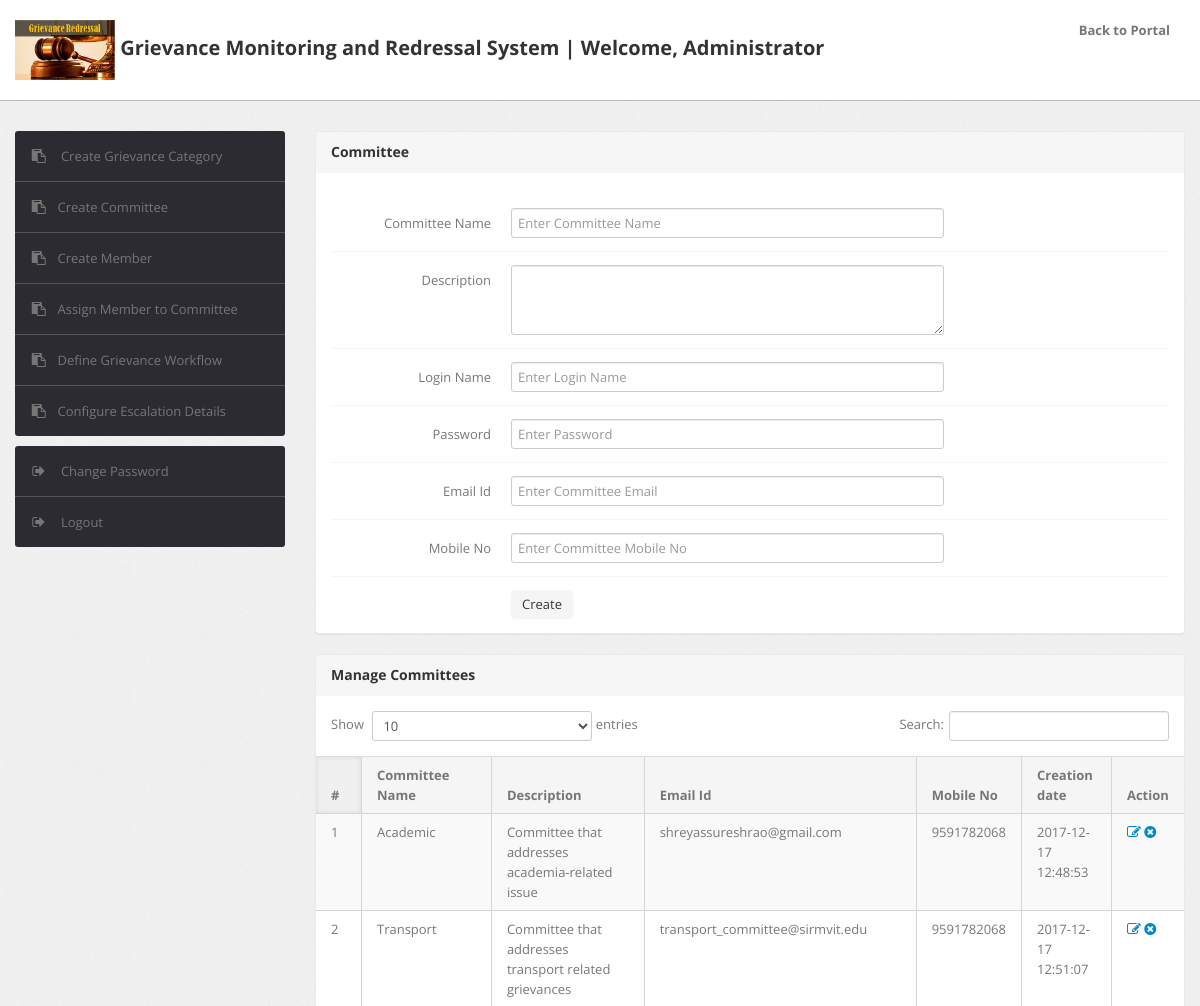
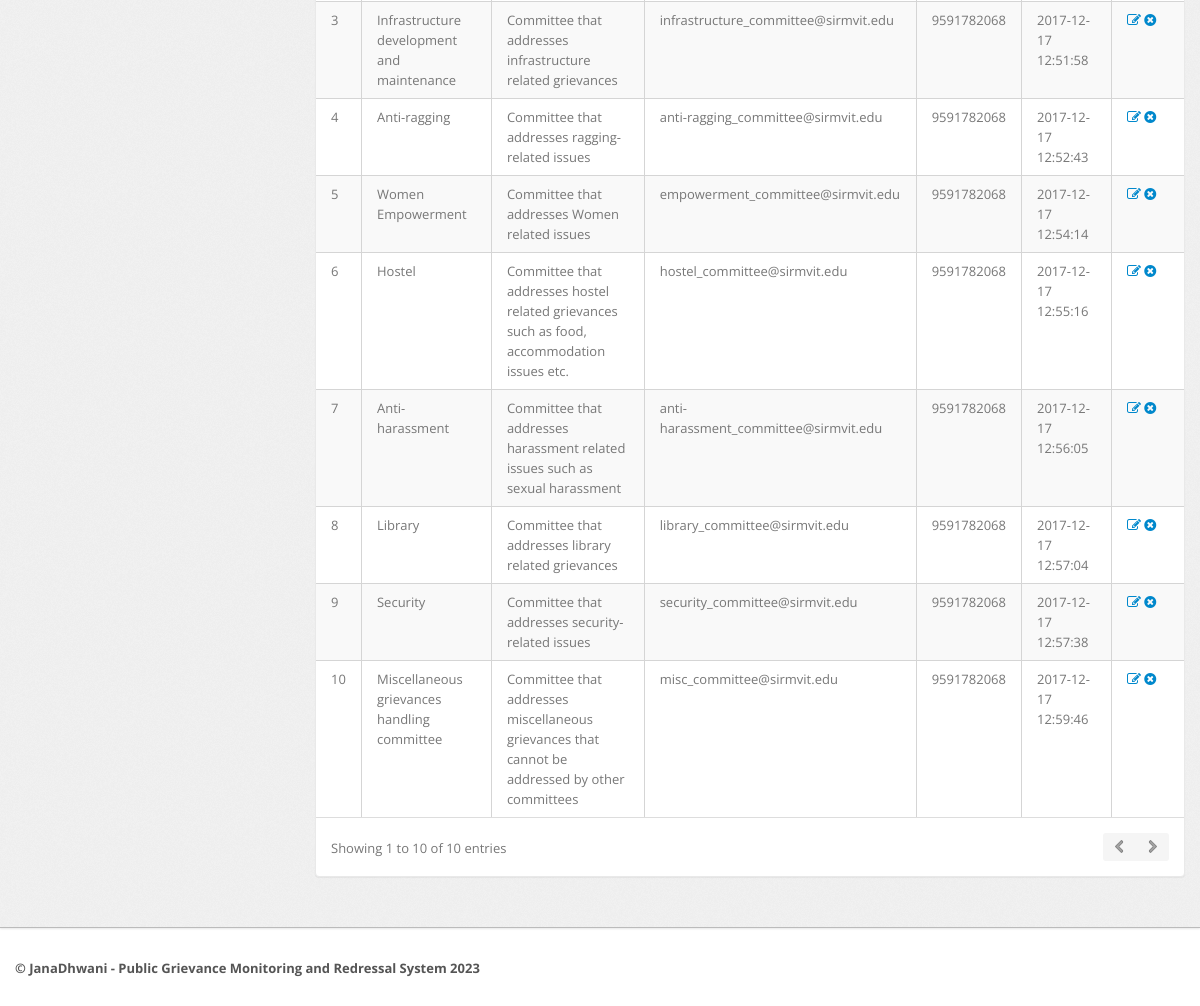
Before: /admin/committee.php (signed in) with the older database file (2 pictures, top to bottom).
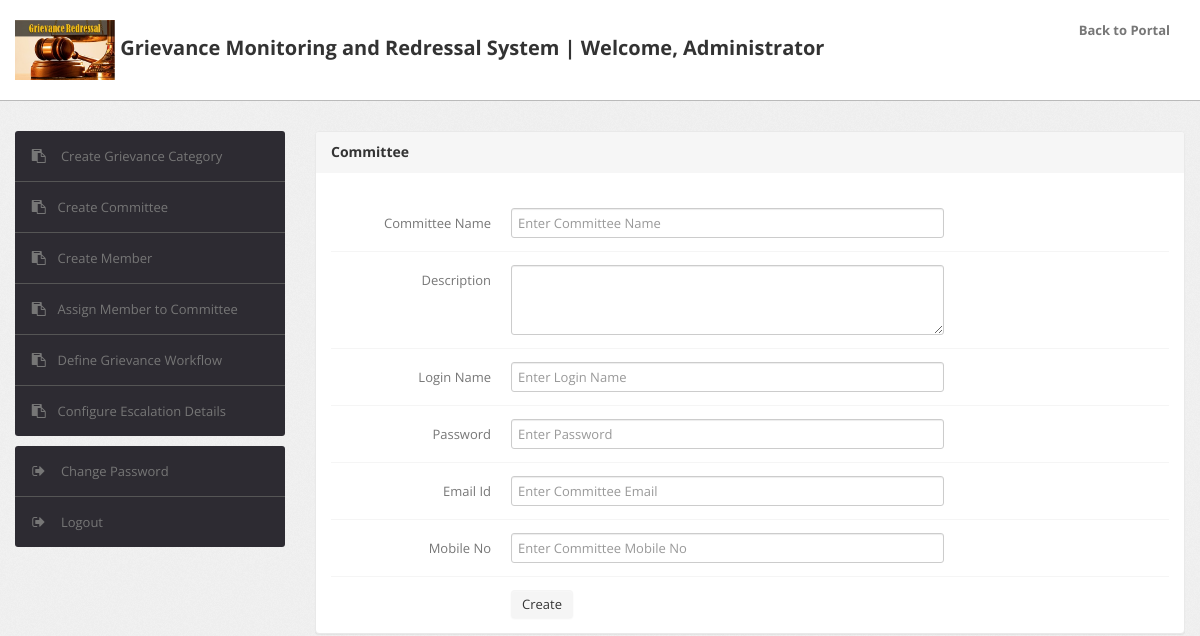
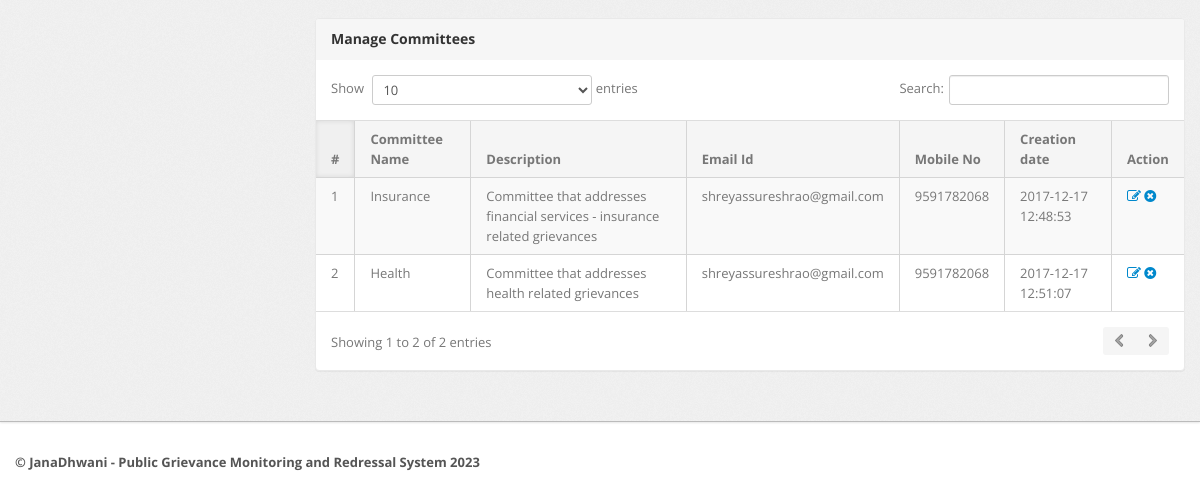
After: the same page with the newer database file (2 pictures, top to bottom).
### tables this page shows
CREATE TABLE `committee` (
  `id` int(11) NOT NULL,
  `committeeName` varchar(255) NOT NULL,
  `committeeDescription` tinytext NOT NULL,
  `loginName` varchar(255) NOT NULL,
  `password` varchar(255) NOT NULL,
  `email` varchar(255) DEFAULT NULL,
  `mobile` bigint(11) DEFAULT NULL,
  `postingDate` timestamp NOT NULL DEFAULT current_timestamp(),
  `updationDate` varchar(255) NOT NULL
);

### admin/committee.php (the view, shortened to what this page needs)
<?php
include('include/config.php');
if(strlen($_SESSION['alogin'])==0)
	{
header('location:index.php');
}
else{
?>
<!DOCTYPE html>
<html lang="en">
<head>
	<link type="text/css" href="bootstrap/css/bootstrap.min.css" rel="stylesheet">
	<link type="text/css" href="bootstrap/css/bootstrap-responsive.min.css" rel="stylesheet">
	<link type="text/css" href="css/theme.css" rel="stylesheet">
	<link type="text/css" href="images/icons/css/font-awesome.css" rel="stylesheet">
</head>
<body>
<?php include('include/header.php');?>
	<div class="wrapper">
		<div class="container">
			<div class="row">
<?php include('include/sidebar.php');?>
			<div class="span9">
					<div class="content">
						<div class="module">
							<div class="module-head">
								<h3>Committee</h3>
							</div>
							<div class="module-body">
									<br />
			<form class="form-horizontal row-fluid" name="Committee" method="post" >
<div class="control-group">
<label class="control-label" for="basicinput">Committee Name</label>
<div class="controls">
<input type="text" placeholder="Enter Committee Name"  name="committee" class="span8 tip" required autofocus>
</div>
</div>
<div class="control-group">
											<label class="control-label" for="basicinput">Description</label>
											<div class="controls">
												<textarea class="span8" name="description" rows="3"></textarea>
											</div>
										</div>
<div class="control-group">
											<label class="control-label" for="basicinput">Login Name</label>
											<div class="controls">
												<input type="text" placeholder="Enter Login Name"  name="loginname" class="span8 tip" >
											</div>
										</div>
				<div class="control-group">
											<label class="control-label" for="basicinput">Password</label>
											<div class="controls">
												<input type="password" placeholder="Enter Password"  required="required" name="password" class="span8 tip">
											</div>
				</div>
				<div class="control-group">
											<label class="control-label" for="basicinput">Email Id</label>
											<div class="controls">
												<input type="text" placeholder="Enter Committee Email"  required="required" name="email" class="span8 tip">
											</div>
				</div>
				<div class="control-group">
											<label class="control-label" for="basicinput">Mobile No</label>
											<div class="controls">
												<input type="text" placeholder="Enter Committee Mobile No"  required="required" name="mobile" class="span8 tip">
											</div>
				</div>
	<div class="control-group">
											<div class="controls">
												<button type="submit" name="submit" class="btn">Create</button>
											</div>
										</div>
									</form>
							</div>
						</div>
	<div class="module">
							<div class="module-head">
								<h3>Manage Committees</h3>
							</div>
							<div class="module-body table">
								<table cellpadding="0" cellspacing="0" border="0" class="datatable-1 table table-bordered table-striped	 display" width="100%">
									<thead>
										<tr>
											<th>#</th>
											<th>Committee Name</th>
											<th>Description</th>
											<th>Email Id</th>
											<th>Mobile No</th>
											<th>Creation date</th>
											<th>Action</th>
										</tr>
									</thead>
									<tbody>
<?php $query=mysqli_query($bd,"select * from committee");
$cnt=1;
while($row=mysqli_fetch_array($query))
{
?>
										<tr>
											<td><?php echo htmlentities($cnt);?></td>
											<td><?php echo htmlentities($row['committeeName']);?></td>
											<td><?php echo htmlentities($row['committeeDescription']);?></td>
											<td><?php echo htmlentities($row['email']);?></td>
											<td><?php echo htmlentities($row['mobile']);?></td>
											<td> <?php echo htmlentities($row['postingDate']);?></td>
											<td>
											<a href="edit-committee.php?id=<?php echo $row['id']?>" ><i class="icon-edit"></i></a>
											<a href="committee.php?id=<?php echo $row['id']?>&del=delete" onClick="return confirm('Are you sure you want to delete?')"><i class="icon-remove-sign"></i></a></td>
										</tr>
										<?php $cnt=$cnt+1; } ?>
								</table>
							</div>
						</div>
					</div>
				</div>
			</div>
		</div>
	</div>
<?php include('include/footer.php');?>
</body>
<?php } ?>

### admin/include/header.php (shortened to what this page needs)
<div class="navbar navbar-fixed-top">
		<div class="navbar-inner">
			<div class="container">
			  	<a class="brand"> <img src="http://localhost/gmrs/img/grievance.jpg" width="100" height="100" />
			  		Grievance Monitoring and Redressal System | Welcome, Administrator
			  	</a>
				<div class="nav-collapse collapse navbar-inverse-collapse">
					<ul class="nav pull-right">
						<li><a href="http://localhost/gmrs/">
						Back to Portal
						</a></li>
					</ul>
				</div>
			</div>
		</div>
	</div>

### admin/include/sidebar.php
<div class="span3">
					<div class="sidebar">
						<ul class="widget widget-menu unstyled">
                                <li><a href="category.php"><i class="menu-icon icon-paste"></i> Create Grievance Category </a></li>
                                <li><a href="committee.php"><i class="menu-icon icon-paste"></i>Create Committee</a></li>
								<li><a href="member.php"><i class="menu-icon icon-paste"></i>Create Member</a></li>
								<li><a href="assign-member.php"><i class="menu-icon icon-paste"></i>Assign Member to Committee</a></li>
								<li><a href="workflow.php"><i class="menu-icon icon-paste"></i>Define Grievance Workflow</a></li>
								<li><a href="escalate.php"><i class="menu-icon icon-paste"></i>Configure Escalation Details</a></li>
                            </ul>
						<ul class="widget widget-menu unstyled">
							<li>
								<a href="change-password.php">
									<i class="menu-icon icon-signout"></i>
									Change Password
								</a>
							</li>
							<li>
								<a href="logout.php">
									<i class="menu-icon icon-signout"></i>
									Logout
								</a>
							</li>
						</ul>
					</div>
				</div>

### admin/include/footer.php
<div class="footer">
	<div class="container">
	<b class="copyright">&copy; JanaDhwani - Public Grievance Monitoring and Redressal System 2023 </b>
	</div>
</div>

Changed rows visible on the page:
removed committee: committeeName "Academic", committeeDescription "Committee that addresses academia-related issue", email "shreyassureshrao@gmail.com", mobile "9591782068", postingDate "2017-12-17 12:48:53"
removed committee: committeeName "Transport", committeeDescription "Committee that addresses transport related grievances", email "transport_committee@sirmvit.edu", mobile "9591782068", postingDate "2017-12-17 12:51:07"
removed committee: committeeName "Infrastructure development and maintenance", committeeDescription "Committee that addresses infrastructure related grievances", email "infrastructure_committee@sirmvit.edu", mobile "9591782068", postingDate "2017-12-17 12:51:58"
removed committee: committeeName "Anti-ragging", committeeDescription "Committee that addresses ragging-related issues", email "anti-ragging_committee@sirmvit.edu", mobile "9591782068", postingDate "2017-12-17 12:52:43"
removed committee: committeeName "Women Empowerment", committeeDescription "Committee that addresses Women related issues", email "empowerment_committee@sirmvit.edu", mobile "9591782068", postingDate "2017-12-17 12:54:14"
removed committee: committeeName "Hostel", committeeDescription "Committee that addresses hostel related grievances such as food, accommodation issues etc.", email "hostel_committee@sirmvit.edu", mobile "9591782068", postingDate "2017-12-17 12:55:16"
removed committee: committeeName "Anti-harassment", committeeDescription "Committee that addresses harassment related issues such as sexual harassment", email "anti-harassment_committee@sirmvit.edu", mobile "9591782068", postingDate "2017-12-17 12:56:05"
removed committee: committeeName "Library", committeeDescription "Committee that addresses library related grievances", email "library_committee@sirmvit.edu", mobile "9591782068", postingDate "2017-12-17 12:57:04"
removed committee: committeeName "Security", committeeDescription "Committee that addresses security-related issues", email "security_committee@sirmvit.edu", mobile "9591782068", postingDate "2017-12-17 12:57:38"
removed committee: committeeName "Miscellaneous grievances handling committee", committeeDescription "Committee that addresses miscellaneous grievances that cannot be addressed by other committees", email "misc_committee@sirmvit.edu", mobile "9591782068", postingDate "2017-12-17 12:59:46"
added committee: committeeName "Insurance", committeeDescription "Committee that addresses financial services - insurance related grievances", email "shreyassureshrao@gmail.com", mobile "9591782068", postingDate "2017-12-17 12:48:53"
added committee: committeeName "Health", committeeDescription "Committee that addresses health related grievances", email "shreyassureshrao@gmail.com", mobile "9591782068", postingDate "2017-12-17 12:51:07"
Other visible differences:
text written by a page script: "Show entries Search: Showing 1 to 10 of 10 entries" → "Show entries Search: Showing 1 to 2 of 2 entries"
